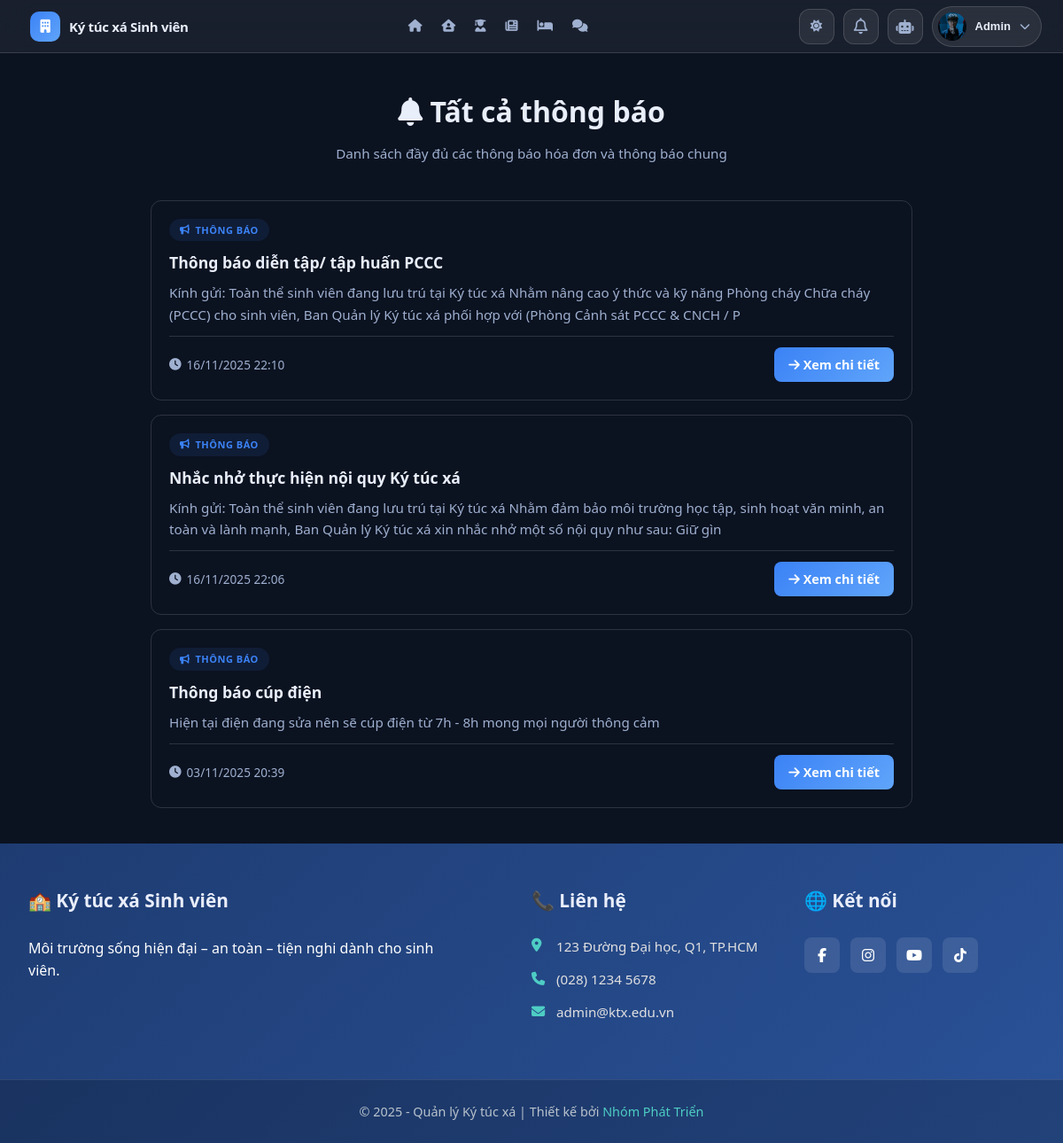
The page /modules/user/notifications.php (signed in) on the database its author committed.
### tables this page shows
CREATE TABLE IF NOT EXISTS `students` (
  `StudentID` int NOT NULL AUTO_INCREMENT,
  `UserID` int DEFAULT NULL,
  `StudentCode` varchar(20) NOT NULL,
  `FullName` varchar(100) NOT NULL,
  `Email` varchar(100) DEFAULT NULL,
  `Gender` enum('Nam','Nữ','Khác') NOT NULL,
  `BirthDate` date DEFAULT NULL,
  `CitizenID` varchar(20) DEFAULT NULL,
  `Hometown` varchar(100) DEFAULT NULL,
  `Address` varchar(255) DEFAULT NULL,
  `Phone` varchar(15) DEFAULT NULL,
  `ClassName` varchar(100) DEFAULT NULL,
  `CourseYear` varchar(9) DEFAULT NULL,
  `Avatar` varchar(255) DEFAULT NULL,
  `EmergencyContact` varchar(255) DEFAULT NULL,
  `CheckInDate` date DEFAULT NULL,
  `CheckOutDate` date DEFAULT NULL,
  `IsInDorm` tinyint(1) DEFAULT '1',
  `CreatedAt` datetime DEFAULT CURRENT_TIMESTAMP,
  `UpdatedAt` datetime DEFAULT CURRENT_TIMESTAMP ON UPDATE CURRENT_TIMESTAMP,
  `FacultyID` int DEFAULT NULL,
  PRIMARY KEY (`StudentID`),
  UNIQUE KEY `StudentCode` (`StudentCode`),
  UNIQUE KEY `UserID` (`UserID`),
  KEY `fk_faculty` (`FacultyID`),
  CONSTRAINT `fk_faculty` FOREIGN KEY (`FacultyID`) REFERENCES `faculties` (`FacultyID`) ON DELETE SET NULL ON UPDATE CASCADE,
  CONSTRAINT `students_ibfk_1` FOREIGN KEY (`UserID`) REFERENCES `users` (`UserID`)
);

CREATE TABLE IF NOT EXISTS `announcements` (
  `AnnouncementID` int NOT NULL AUTO_INCREMENT,
  `Title` varchar(255) NOT NULL,
  `Content` text NOT NULL,
  `DatePosted` datetime DEFAULT CURRENT_TIMESTAMP,
  `PostedBy` varchar(100) DEFAULT 'Ban quản lý',
  `AttachmentPath` varchar(255) DEFAULT NULL,
  PRIMARY KEY (`AnnouncementID`)
);

### modules/user/notifications.php (the view, shortened to what this page needs)
<?php
require_once __DIR__ . '/../../db_connect.php';
require_once __DIR__ . '/../../includes/header.php';
$userId = (int)$_SESSION['UserID'];
$studentId = 0;
$stmt = $conn->prepare("SELECT StudentID FROM Students WHERE UserID = ? LIMIT 1");
$stmt->bind_param('i', $userId);
$stmt->execute();
$r = $stmt->get_result();
if ($row = $r->fetch_assoc()) {
    $studentId = (int)$row['StudentID'];
}
$notifications = [];
$sqlAnnouncement = "
    SELECT DISTINCT
        'announcement' AS Type,
        a.AnnouncementID AS ID,
        a.Title,
        SUBSTRING(a.Content, 1, 200) AS Message,
        a.DatePosted AS CreatedAt,
        CONCAT('/modules/user/accesslogs.php?view=', a.AnnouncementID) AS Link,
        IF(av.ViewID IS NULL, 0, 1) AS IsRead
    FROM announcements a
    LEFT JOIN AnnouncementViews av ON a.AnnouncementID = av.AnnouncementID AND av.StudentID = ?
    ORDER BY a.DatePosted DESC
    LIMIT 20
";
$stmt = $conn->prepare($sqlAnnouncement);
$stmt->bind_param('i', $studentId);
$stmt->execute();
$res = $stmt->get_result();
while ($row = $res->fetch_assoc()) {
    $notifications[] = $row;
}
usort($notifications, function($a, $b) {
    if ($a['IsRead'] != $b['IsRead']) {
        return $a['IsRead'] - $b['IsRead'];
    }
    return strtotime($b['CreatedAt']) - strtotime($a['CreatedAt']);
});
?>
<!DOCTYPE html>
<html lang="vi">
<head>
    <link rel="stylesheet" href="https://cdnjs.cloudflare.com/ajax/libs/font-awesome/6.5.0/css/all.min.css">
</head>
<body>
    <div class="notifications-page">
        <div class="page-header">
            <h1><i class="fas fa-bell"></i> Tất cả thông báo</h1>
            <p>Danh sách đầy đủ các thông báo hóa đơn và thông báo chung</p>
        </div>
        <?php if (!empty($notifications)): ?>
            <?php foreach ($notifications as $notif): ?>
                <?php
                    $isUnread = $notif['IsRead'] == 0;
                    $type = $notif['Type'];
                    $typeLabel = $type === 'invoice' ? 'Hóa đơn' : 'Thông báo';
                    $typeIcon = $type === 'invoice' ? 'fa-file-invoice-dollar' : 'fa-bullhorn';
                ?>
                <div class="notification-card <?= $isUnread ? 'unread' : '' ?>">
                    <div class="notification-header">
                        <span class="notification-type <?= $type ?>">
                            <i class="fas <?= $typeIcon ?>"></i>
                            <?= $typeLabel ?>
                        </span>
                    </div>
                    <h3 class="notification-title"><?= htmlspecialchars($notif['Title']) ?></h3>
                    <p class="notification-message"><?= htmlspecialchars($notif['Message']) ?></p>
                    <div class="notification-footer">
                        <span class="notification-time">
                            <i class="fas fa-clock"></i>
                            <?= date('d/m/Y H:i', strtotime($notif['CreatedAt'])) ?>
                        </span>
                        <?php if (!empty($notif['Link'])): ?>
                            <a href="<?= htmlspecialchars($notif['Link']) ?>" class="notification-action">
                                <i class="fas fa-arrow-right"></i> Xem chi tiết
                            </a>
                        <?php endif; ?>
                    </div>
                </div>
            <?php endforeach; ?>
        <?php endif; ?>
    </div>
    <?php include __DIR__ . '/../../includes/footer.php'; ?>
</body>
</html>

### includes/header.php (shortened to what this page needs)
<?php
require_once __DIR__ . '/error_handler.php';
$isLoggedIn  = isset($_SESSION['UserID']);
$displayName = $_SESSION['FullName'] ?? $_SESSION['Username'] ?? 'Tài khoản';
$currentPath = parse_url($_SERVER['REQUEST_URI'], PHP_URL_PATH);
$base = '/';
function nav_active($path)
{
    global $currentPath;
    return $currentPath === $path ? 'active' : '';
}
$avatarUrl = '/assets/img/avatars/user.png';
if (!empty($_SESSION['UserID'])) {
    $userID = (int)$_SESSION['UserID'];
    if (!empty($_SESSION['Avatar'])) {
        $avatarUrl = $_SESSION['Avatar'];
    } elseif (isset($conn) && $conn instanceof mysqli) {
        $sqlAvt = "SELECT Avatar FROM Students WHERE UserID = ? LIMIT 1";
        if ($stAvt = $conn->prepare($sqlAvt)) {
            $stAvt->bind_param("i", $userID);
            $stAvt->execute();
            $avtRes = $stAvt->get_result();
            if ($avtRes && $rowAvt = $avtRes->fetch_assoc()) {
                if (!empty($rowAvt['Avatar'])) {
                    $avatarUrl = $rowAvt['Avatar'];
                }
            }
        }
    }
}
?>
<!DOCTYPE html>
<html lang="vi">
<head>
    <link rel="stylesheet" href="<?= $base ?>assets/css/header.css">
    <link rel="stylesheet" href="<?= $base ?>assets/css/footer.css">
    <link rel="stylesheet" href="<?= $base ?>assets/css/index.css">
    <link rel="stylesheet" href="https://cdnjs.cloudflare.com/ajax/libs/font-awesome/6.5.0/css/all.min.css">
</head>
<body>
    <header class="admin-header">
        <div class="left">
            <a href="<?= $base ?>index.php" class="logo">
                <i class="fas fa-building"></i>
                <span>Ký túc xá Sinh viên</span>
            </a>
        </div>
        <nav class="admin-nav" id="adminNav">
            <a href="<?= $base ?>index.php" class="<?= nav_active($base . 'index.php') ?>">
                <i class="fas fa-house"></i>
            </a>
            <a href="<?= $base ?>modules/user/rooms/register_room.php" class="<?= nav_active($base . 'modules/user/rooms/register_room.php') ?>">
                <i class="fas fa-house-user"></i>
            </a>
            <a href="<?= $base ?>modules/user/dashboard.php" class="<?= nav_active($base . 'modules/user/dashboard.php') ?>">
                <i class="fas fa-user-graduate"></i>
            </a>
            <a href="<?= $base ?>modules/user/accesslogs.php" class="<?= nav_active($base . 'modules/user/accesslogs.php') ?>">
                <i class="fas fa-newspaper"></i>
            </a>
            <a href="<?= $base ?>modules/user/rooms/rooms.php" class="<?= nav_active($base . 'modules/user/rooms/rooms.php') ?>">
                <i class="fas fa-bed"></i>
            </a>
            <a href="<?= $base ?>modules/user/feedbacks.php" class="<?= nav_active($base . 'modules/user/feedbacks.php') ?>">
                <i class="fas fa-comments"></i>
            </a>
        </nav>
        <div class="right">
            <button id="themeToggle" class="theme-toggle" type="button" aria-label="Đổi giao diện">
                <i class="fas fa-sun"></i>
            </button>
            <div class="notify">
                <button class="notify-btn" aria-label="Thông báo">
                    <i class="fa-regular fa-bell"></i>
                </button>
            </div>
            <button id="chatAiToggle" class="chat-ai-button" aria-label="Chat AI">
                <i class="fas fa-robot"></i>
            </button>
            <div class="admin-profile">
                <?php if ($isLoggedIn): ?>
                    <button class="profile-btn" type="button" id="profileBtn">
                        <img src="<?= htmlspecialchars($avatarUrl) ?>"
                            alt="Avatar"
                            onerror="this.onerror=null;this.src='<?= $base ?>assets/img/avatars/user.png';">
                        <span class="name"><?= htmlspecialchars($displayName) ?></span>
                        <span class="caret"><i class="fas fa-chevron-down"></i></span>
                    </button>
                <?php endif; ?>
            </div>
        </div>
    </header>

### assets/css/header.css (style rules this page uses)
:root { --bg: #f5f7fb; --bg-elev: rgba(255, 255, 255, 0.9); --card: #ffffff; --stroke: #e2e8f0; --text: #0f172a; --muted: #64748b; --brand: #2563eb; --brand-2: #60a5fa; --brand-glow: rgba(37, 99, 235, 0.2); --ok: #10b981; --warn: #f59e0b; --danger: #ef4444; --blur: 14px; --shadow-sm: 0 4px 6px -1px rgba(0, 0, 0, 0.05); --shadow-lg: 0 10px 15px -3px rgba(0, 0, 0, 0.1); }
body[data-theme="dark"] { --bg: #0b1220; --bg-elev: rgba(255, 255, 255, 0.06); --card: rgba(255, 255, 255, 0.08); --stroke: rgba(255, 255, 255, 0.14); --text: #e9eefb; --muted: #9fb0d0; --brand: #3b82f6; --brand-glow: rgba(59, 130, 246, 0.4); }
html, body { margin: 0; padding: 0; }
body { background: var(--bg); color: var(--text); font-family: "Inter", system-ui, -apple-system, BlinkMacSystemFont, "Segoe UI", sans-serif; transition: background 0.3s ease, color 0.3s ease; }
* { box-sizing: border-box; }
.admin-header { position: sticky; top: 0; z-index: 1000; display: flex; align-items: center; justify-content: space-between; gap: 16px; padding: 0 24px; height: 60px; backdrop-filter: blur(18px); -webkit-backdrop-filter: blur(18px); background: var(--bg-elev); border-bottom: 1px solid var(--stroke); color: var(--text); transition: all 0.3s ease; }
.admin-header .left { display: flex; align-items: center; gap: 12px; flex-shrink: 0; }
.admin-header .right { display: flex; align-items: center; gap: 10px; flex-shrink: 0; }
.admin-header .logo { display: flex; align-items: center; gap: 10px; padding: 6px 10px; border-radius: 12px; text-decoration: none; color: var(--text); font-weight: 800; transition: all 0.25s ease; }
.admin-header .logo i { width: 34px; height: 34px; display: grid; place-items: center; color: #fff; background: linear-gradient(135deg, var(--brand), var(--brand-2)); border-radius: 10px; font-size: 15px; }
.admin-header .logo span { font-size: 15px; letter-spacing: -0.02em; }
.admin-nav { display: flex; align-items: center; gap: 2px; height: 100%; }
.admin-nav a { position: relative; display: flex; align-items: center; gap: 7px; padding: 8px 14px; height: 60px; border-radius: 0; color: var(--muted); text-decoration: none; font-weight: 600; white-space: nowrap; transition: color 0.25s ease, background 0.25s ease; font-size: 13px; border-bottom: 2px solid transparent; box-sizing: border-box; }
.admin-nav a i { font-size: 14px; transition: color 0.25s ease; }
.admin-nav a::after { content: ''; position: absolute; bottom: 0; left: 50%; width: 0; height: 2px; background: var(--brand); border-radius: 2px; transition: width 0.3s ease, left 0.3s ease; }
.chat-ai-button { display: grid; place-items: center; width: 40px; height: 40px; border-radius: 12px; background: var(--card); border: 1px solid var(--stroke); color: var(--muted); cursor: pointer; font-size: 16px; transition: all 0.25s ease; }
.theme-toggle { display: grid; place-items: center; width: 40px; height: 40px; border-radius: 12px; background: var(--card); border: 1px solid var(--stroke); color: var(--muted); cursor: pointer; position: relative; overflow: hidden; transition: all 0.25s ease; }
.theme-toggle i { position: absolute; transition: transform 0.4s cubic-bezier(0.68, -0.55, 0.27, 1.55), opacity 0.3s ease; }
.theme-toggle .fa-sun { opacity: 0; transform: rotate(180deg); }
body[data-theme="dark"] .theme-toggle .fa-sun { opacity: 1; transform: rotate(0deg); }
.notify { position: relative; }
.notify-btn { position: relative; width: 40px; height: 40px; border-radius: 12px; background: var(--card); border: 1px solid var(--stroke); display: inline-flex; align-items: center; justify-content: center; color: var(--muted); cursor: pointer; transition: all 0.25s ease; }
.notify-btn i { font-size: 18px; }
.admin-profile { position: relative; }
.profile-btn { display: flex; align-items: center; gap: 10px; padding: 6px 12px 6px 6px; border-radius: 99px; background: var(--card); border: 1px solid var(--stroke); color: var(--text); cursor: pointer; transition: all 0.25s ease; }
.profile-btn img { width: 32px; height: 32px; border-radius: 50%; object-fit: cover; }
.profile-btn .name { font-weight: 600; font-size: 13px; }
.profile-btn .caret { color: var(--muted); font-size: 12px; }
@media (max-width: 1200px) { .admin-nav { overflow-x: auto; -webkit-overflow-scrolling: touch; scrollbar-width: none; } }
@media (max-width: 1200px) { .admin-nav a { padding: 8px 10px; } }

### rows shown on the page
students: Avatar (picture)
announcements: typeLabel "THÔNG BÁO", Title "Thông báo diễn tập/ tập huấn PCCC", Message "Kính gửi: Toàn thể sinh viên đang lưu trú tại Ký túc xá Nhằm nâng cao ý thức và kỹ năng Phòng cháy Chữa cháy (PCCC) cho sinh viên, Ban Quản lý Ký túc xá phối hợp với (Phòng Cảnh sát PCCC & CNCH / P", DatePosted "16/11/2025 22:10"
announcements: typeLabel "THÔNG BÁO", Title "Nhắc nhở thực hiện nội quy Ký túc xá", Message "Kính gửi: Toàn thể sinh viên đang lưu trú tại Ký túc xá Nhằm đảm bảo môi trường học tập, sinh hoạt văn minh, an toàn và lành mạnh, Ban Quản lý Ký túc xá xin nhắc nhở một số nội quy như sau: Giữ gìn", DatePosted "16/11/2025 22:06"
announcements: typeLabel "THÔNG BÁO", Title "Thông báo cúp điện", Message "Hiện tại điện đang sửa nên sẽ cúp điện từ 7h - 8h mong mọi người thông cảm", DatePosted "03/11/2025 20:39"

### other values the page prints
$displayName "Admin"
